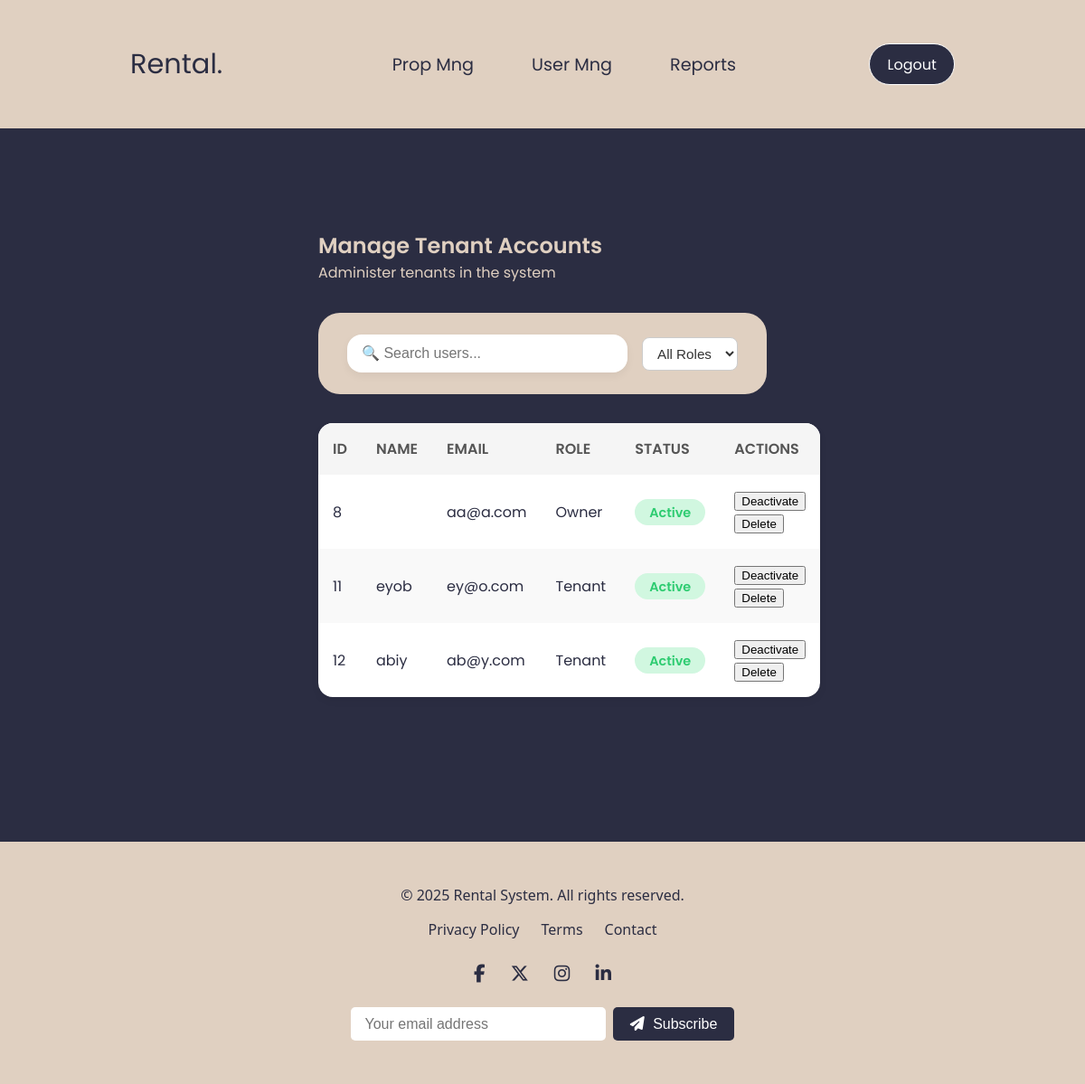
The page /admin/manage_users.php (signed in) on the database its author committed.
### tables this page shows
CREATE TABLE `users` (
  `id` int(11) NOT NULL,
  `name` varchar(100) NOT NULL,
  `email` varchar(100) NOT NULL,
  `password` varchar(255) NOT NULL,
  `role` enum('admin','tenant','owner','property_manager','government') NOT NULL,
  `status` enum('active','inactive','deleted') DEFAULT 'active',
  `created_at` timestamp NOT NULL DEFAULT current_timestamp()
);

### admin/manage_users.php (the view, shortened to what this page needs)
<?php
require_once '../config/db.php';
$stmt = $pdo->prepare("SELECT * FROM users WHERE role IN ('tenant', 'owner')");
$stmt->execute();
$users = $stmt->fetchAll(PDO::FETCH_ASSOC);
?>
<!DOCTYPE html>
<html lang="en">
<head>
  <link rel="stylesheet" href="../assets/style1.css" />
  <link rel="stylesheet" href="../assets/fonts/all.css">
</head>
<body>
  <div class="prop_con">
    <div class="navbar prop_nav">
      <p>Rental.</p>
      <ul>
        <li><a href="manage_pm.php">Prop Mng</a></li>
        <li><a href="manage_users.php">User Mng</a></li>
        <li><a href="view_reports.php">Reports</a></li>
      </ul>
      <button class="btn" onclick="window.location.href='../auth/logout.php'">Logout</button>
    </div>
    <div class="container">
      <h2>Manage Tenant Accounts</h2>
      <p>Administer tenants in the system</p>
<div class="top-bar">
  <input type="text" id="searchInput" placeholder="🔍 Search users...">
  <select id="roleFilter">
    <option value="all">All Roles</option>
  </select>
</div>
      <table class="user-table" id="userTable">
        <thead>
<tr>
  <th>ID</th><th>NAME</th><th>EMAIL</th><th>ROLE</th><th>STATUS</th><th>ACTIONS</th>
</tr>
        </thead>
        <tbody>
<?php foreach ($users as $user): ?>
  <tr>
    <td><?= htmlspecialchars($user['id']) ?></td>
    <td><?= htmlspecialchars($user['name']) ?></td>
    <td><?= htmlspecialchars($user['email']) ?></td>
    <td><?= ucfirst($user['role']) ?></td>
    <td>
      <span class="status <?= $user['status'] === 'active' ? 'active' : 'inactive' ?>">
        <?= ucfirst($user['status']) ?>
      </span>
    </td>
    <td class="actions">
      <form method="POST" action="manage_users.php" style="display:inline;">
        <button type="submit">
          <?= $user['status'] === 'active' ? 'Deactivate' : 'Activate' ?>
        </button>
      </form>
      <form method="POST" action="manage_users.php" style="display:inline;" onsubmit="return confirm('Delete this user?');">
        <button type="submit">Delete</button>
      </form>
    </td>
  </tr>
<?php endforeach; ?>
        </tbody>
      </table>
    </div>
    <div class="footer">
      <div class="footer-container">
        <div class="footer-top">
          <p style=" color: #2b2d42;">&copy; <?= date("Y") ?> Rental System. All rights reserved.</p>
          <div class="footer-links">
            <a href="#">Privacy Policy</a>
            <a href="#">Terms</a>
            <a href="#">Contact</a>
          </div>
        </div>
        <div class="footer-social">
          <a href="#"><i class="fab fa-facebook-f"></i></a>
          <a href="#"><i class="fab fa-x-twitter"></i></a>
          <a href="#"><i class="fab fa-instagram"></i></a>
          <a href="#"><i class="fab fa-linkedin-in"></i></a>
        </div>
        <div class="footer-newsletter">
          <form action="#" method="post">
            <input type="email" placeholder="Your email address" required>
            <button type="submit"><i class="fa fa-paper-plane"></i> Subscribe</button>
          </form>
        </div>
      </div>
    </div>
  </div>
</body>
</html>

### assets/style1.css (style rules this page uses)
* { margin: 0; }
:root { --primary-color: #2b2d42; --secondary-color: #b2b2b2; --tertiary-color: #e0d0c1; --text-color: #ffffff; }
.container { padding: 3rem 6rem; font-family: poppins; color: var(--primary-color); margin: 4rem 16rem 7rem 16rem; }
.container h2, p { color: var(--tertiary-color); }
.prop_con { height: 100vh; overflow-y: auto; background-color: var(--primary-color); }
.prop_nav { padding: 3rem 9rem; background-color: #e0d0c1; }
.prop_nav p, li a { color: var(--primary-color); }
.navbar { display: flex; justify-content: space-between; align-items: center; padding: 3rem 9rem; }
.navbar p { font-family: poppins; color: var(--primary-color); font-size: 1.9rem; }
.navbar ul { font-family: poppins; display: flex; gap: 4rem; font-size: 1.2rem; }
.navbar li, a { text-decoration: none; color: var(--text-color); list-style: none; transition: color 0.3s ease; }
.navbar button { background-color: var(--primary-color); font-family: poppins; padding: 0.6rem 1.2rem; border: 1px solid white; border-radius: 1.5rem; font-size: 1rem; transition: background 0.5s ease-in-out; }
.top-bar { display: flex; justify-content: space-between; align-items: center; background: var(--tertiary-color); padding: 1.5rem 2rem; border-radius: 1.5rem; margin-bottom: 2rem; margin-top: 2rem; backdrop-filter: blur(10px); }
.top-bar input { padding: 0.75rem 1rem; border-radius: 1rem; border: none; font-size: 1rem; width: 300px; box-shadow: 0 4px 10px rgba(0, 0, 0, 0.05); background: #fff; color: var(--primary-color); }
.btn { padding: 0.75rem 2rem; background: var(--primary-color); color: #fff; border: none; border-radius: 2rem; font-size: 1rem; cursor: pointer; transition: all 0.3s ease; }
.user-table { width: 100%; border-collapse: collapse; background: #fff; border-radius: 1rem; overflow: hidden; box-shadow: 0 4px 10px rgba(0, 0, 0, 0.05); }
.user-table th, .user-table td { padding: 1rem; text-align: left; }
.user-table th { background: #f5f5f5; color: #555; font-weight: 600; text-transform: uppercase; }
.user-table tbody tr:nth-child(even) { background: #f9f9f9; }
.user-table .status { padding: 0.3rem 1rem; border-radius: 1rem; font-weight: 600; font-size: 0.9rem; }
.status.active { background: #d1f7e0; color: #2ecc71; }
.footer { background-color: var(--tertiary-color); color: var(--primary-color); padding: 3rem 1rem; margin-top: 5rem; font-family: "Segoe UI", sans-serif; }
.footer-container { max-width: 1200px; margin: 0 auto; text-align: center; }
.footer-top { margin-bottom: 1.5rem; }
.footer p { font-size: clamp(0.9rem, 2.5vw, 1rem); margin: 0; }
.footer-links { margin-top: 1rem; display: flex; justify-content: center; gap: 1.5rem; flex-wrap: wrap; }
.footer-links a { color: var(--primary-color); text-decoration: none; font-size: clamp(0.9rem, 2.5vw, 1rem); transition: color 0.3s ease; }
.footer-social { margin: 1.5rem 0; }
.footer-social a { color: var(--primary-color); font-size: 1.25rem; margin: 0 0.75rem; transition: color 0.3s ease; }
.footer-newsletter form { display: flex; justify-content: center; flex-wrap: wrap; gap: 0.5rem; margin-top: 1rem; }
.footer-newsletter input[type="email"] { padding: 0.6rem 1rem; border: none; border-radius: 5px; font-size: 1rem; width: 250px; max-width: 100%; }
.footer-newsletter button { padding: 0.6rem 1.2rem; background-color: var(--primary-color); border: none; color: #fff; font-size: 1rem; border-radius: 5px; cursor: pointer; transition: background 0.3s ease; }
.footer-newsletter button i { margin-right: 5px; }
.top-bar select { padding: 8px 12px; font-size: 0.95rem; border: 1px solid #ccc; border-radius: 8px; background-color: #fff; color: #333; margin-left: 1rem; outline: none; transition: border-color 0.2s ease, box-shadow 0.2s ease; }

### rows shown on the page
users: id "8", email "aa@a.com", role "Owner", status "Active", shows "Deactivate"
users: id "11", name "eyob", email "ey@o.com", role "Tenant", status "Active", shows "Deactivate"
users: id "12", name "abiy", email "ab@y.com", role "Tenant", status "Active", shows "Deactivate"
